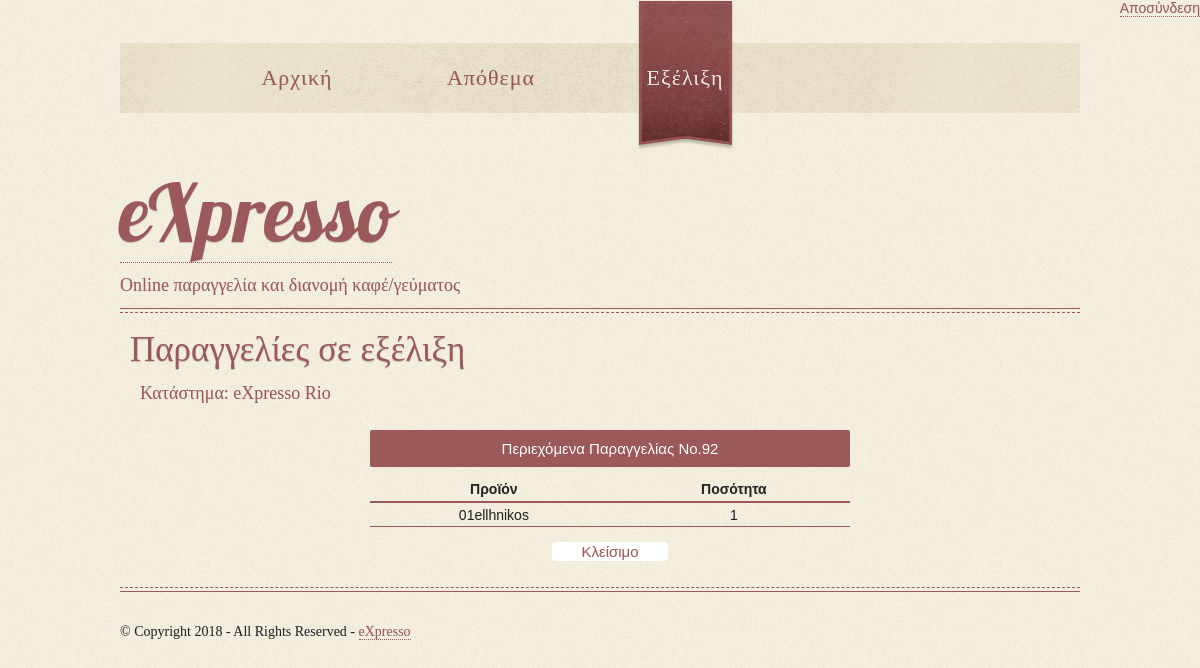
/eXpresso/orders.php?id_par=92 (signed in), run on the app's committed database.
### tables this page shows
CREATE TABLE `katasthma` (
  `onoma` varchar(50) NOT NULL,
  `odos` varchar(50) NOT NULL,
  `arithmos` int(11) NOT NULL,
  `TK` int(5) DEFAULT NULL,
  `thlefwno` varchar(10) DEFAULT NULL,
  `latitude` double DEFAULT NULL,
  `longitude` double DEFAULT NULL,
  `manager_fk` int(10) DEFAULT NULL
);

CREATE TABLE `periexei` (
  `id_par` int(11) NOT NULL,
  `id_proiontos` varchar(255) NOT NULL,
  `posothta` int(11) NOT NULL
);

### eXpresso/dbcontroller.php (called while the page is built, shortened)
<?php
class DBController
{
	private $host = "localhost";
	private $user = "root";
	private $password = "";
	private $database = "delivery";
	private $conn;
	function __construct()
	{
		$this->conn = $this->connectDB();
	}
	function connectDB()
	{
		$conn = mysqli_connect($this->host,$this->user,$this->password,$this->database);
		mysqli_query($conn,"SET CHARACTER SET utf8") or die(mysql_error());
		return $conn;
	}
	function runQuery($query)
	{
		$result = mysqli_query($this->conn,$query) or die(mysql_error());
		while($row=mysqli_fetch_assoc($result))
		{
			$resultset[] = $row;
		}
		if(!empty($resultset))
			return $resultset;
	}
	function selectQuery($query)
	{
		$result = mysqli_query($this->conn,$query) or die(mysql_error());
		$row = mysqli_fetch_array($result);
		return $row;
	}
}
?>

### eXpresso/orders.php (the view, shortened to what this page needs)
<?php
	include 'header.php';
	require ("dbcontroller.php");
	$db_handle = new DBController();
	$katasthma = $db_handle->selectQuery("SELECT * FROM katasthma WHERE manager_fk='".$_SESSION ['AFM_man']."'");
	if(isset($_GET['id_par']))
	{
		$proionta_paraggelias = $db_handle->runQuery("SELECT id_proiontos, posothta FROM periexei WHERE id_par='".$_GET['id_par']."'");
	}
?>
		  <div class="wrapper">
			  <div class="border"></div>
				<article class="fullwidth menu">
				  <h4>Παραγγελίες σε εξέλιξη</h4>
				  <p>Κατάστημα: <?php echo $katasthma["onoma"]; ?></p>
				  <br>
					<?php
					if (!empty($proionta_paraggelias))
					{
					?>
						<div id="product-grid" style="width:50%; margin: auto; text-align: center">
							<div class="txt-heading" style="font-size: 15px">Περιεχόμενα Παραγγελίας No.<?php echo $_GET["id_par"]; ?></div>
							<table cellpadding="10" cellspacing="1" align="center" style="width:100%;">
								<tbody>
									<tr height="25" style="border-bottom:#9c5959 2px solid;">
										<th style="text-align:center;"><strong>Προϊόν</strong></th>
										<th style="text-align:center;"><strong>Ποσότητα</strong></th>
									</tr>
									<?php
									foreach($proionta_paraggelias as $key=>$value)
									{
									?>
										<tr height="25">
											<td style="text-align:center; border-bottom:#9c5959 1px solid;"><?php echo $proionta_paraggelias[$key]["id_proiontos"]; ?></td>
											<td style="text-align:center; border-bottom:#9c5959 1px solid;"><?php echo $proionta_paraggelias[$key]["posothta"]; ?></td>
										</tr>
									<?php
									}
									?>
									<tr>
										<td align="center" colspan="2"><a href="orders.php"><div style="background-color: #ffffff; border: none; margin-top: 15px; padding: 1px 10px; width: 20%; color: #9c5959; font-size: 15px; text-decoration: none; border-radius: 4px;">Κλείσιμο</div></a></td>
									</tr>
								</tbody>
							</table>
							<br>
						</div>
					<?php
					}
					?>
				</article>
				<br>
			</div>
<?php
	include 'footer.php';
?>

### eXpresso/styles/style.css (style rules this page uses)
body, div, dl, dt, dd, ul, ol, li, h1, h2, h3, h4, h5, h6, pre, code, form, fieldset, legend, input, textarea, p, th, td, address { margin: 0; padding: 0; }
table { border-collapse: collapse; border-spacing: 0; font-size: inherit; }
address, caption, cite, code, dfn, em, strong, th, var { font-style: normal; font-weight: normal; }
caption, th { text-align: left; }
strong { font-weight: bold; }
body { background: #f5f0e0 url(../images/noise.png); font-family: Century Gothic, sans-serif; color: #252525; font-size: 14px; text-shadow: 0 0 1px rgba(0, 0, 0, 0.10); }
h4 { font-size: 35px; }
h1, h2, h3, h4, h5, h6 { font-family: 'Palatino Linotype', cursive; color: #9c5959; text-shadow: 0px 1px 1px rgba(0, 0, 0, 0.2); font-weight: normal; line-height: 1.3; }
a { color: #9c5959; text-decoration: none; border-bottom: 1px dotted #9c5959; }
.border { height: 3px; border-top: 1px solid #9c5959; border-bottom: 1px dashed #9c5959; }
.wrapper { margin-top: 30px; }
p { font-size: 18px; font-family: Palatino Linotype; color: #9c5959; padding: 10px; }
article { width: 630px; float: left; padding: 10px; border-right: 1px dashed #9c5959; }
.fullwidth { border-right: 0px dashed #9c5959; width: 960px; }
.menu p { width: 420px; }

### eXpresso/styles/style3.css (style rules this page uses)
.txt-heading { padding: 10px 10px; border-radius: 2px; color: #FFF; background: #9c5959; margin-bottom:10px; }
#product-grid { margin-bottom:30px; }

### data on the page
katasthma: onoma "eXpresso Rio"
periexei: id_proiontos "01ellhnikos", posothta "1"

### other printed values
$_GET["id_par"] "92"
